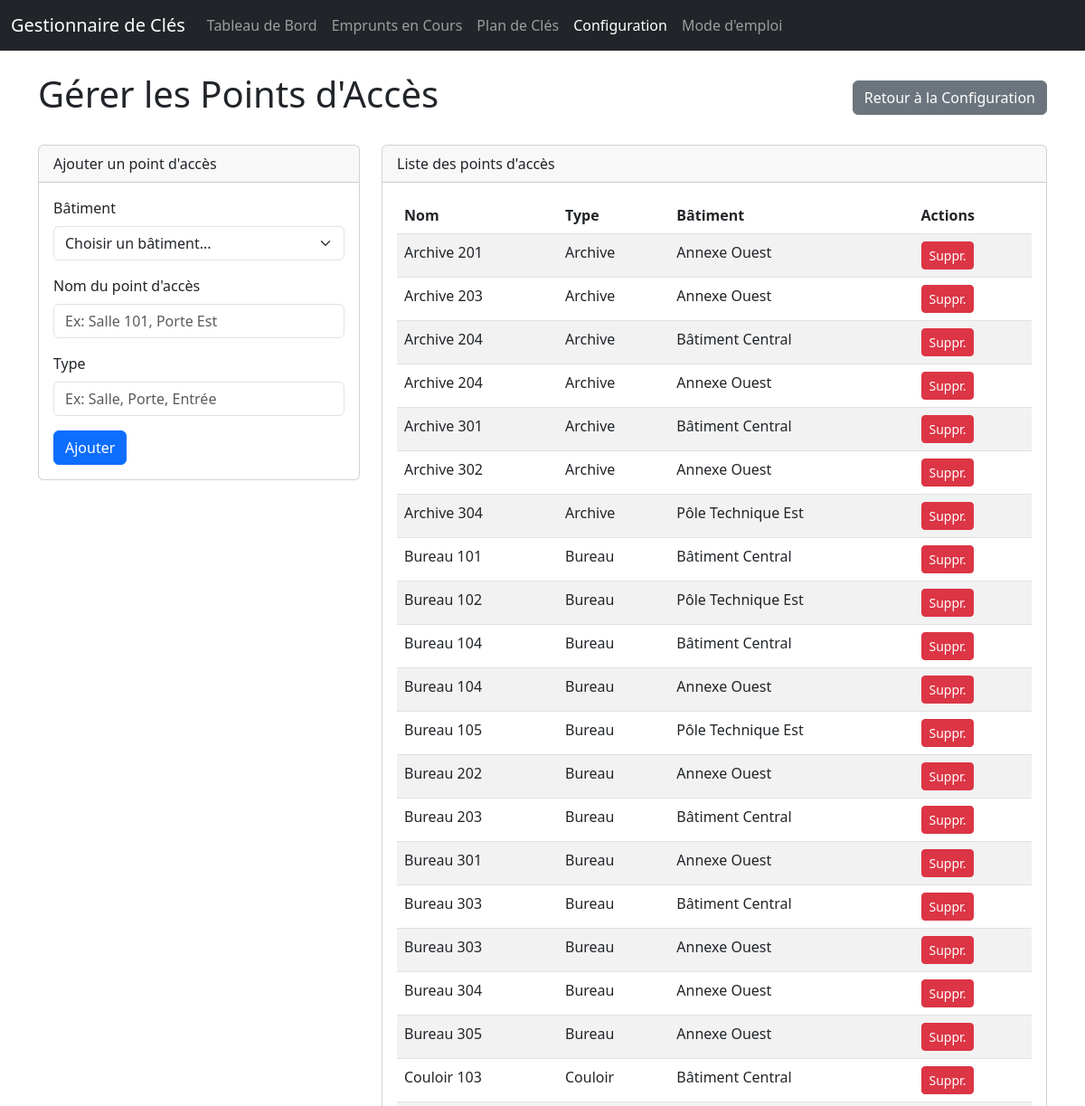
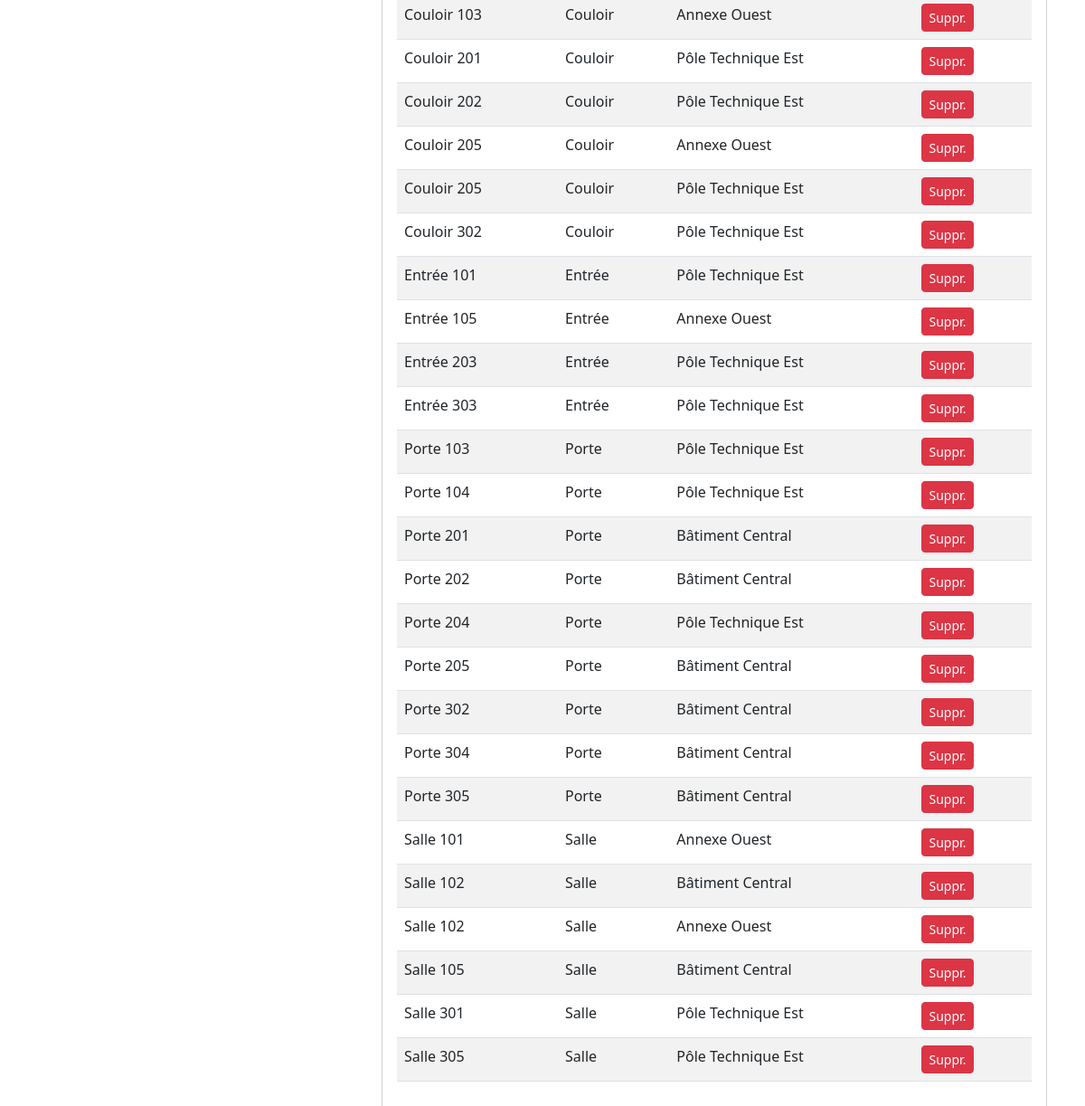
Screenshot of /config/locations with the database file from the repository (2 pictures, top to bottom).
### app/main.py (models this page shows)
class Room(Base):
    __tablename__ = "rooms"
    id = Column(Integer, primary_key=True, index=True)
    name = Column(String, index=True, nullable=False)
    type = Column(String) # New column
    keys = relationship("Key", secondary=key_room_association, back_populates="rooms")
    building_id = Column(Integer, ForeignKey("buildings.id"))
    building = relationship("Building", back_populates="rooms")

class Building(Base):
    __tablename__ = "buildings"
    id = Column(Integer, primary_key=True, index=True)
    name = Column(String, unique=True, index=True, nullable=False)
    rooms = relationship("Room", back_populates="building", cascade="all, delete-orphan")

### app/main.py (the view)
@app.get("/config/locations", response_class=HTMLResponse)
async def config_locations(request: Request, db: Session = Depends(get_db)):
    buildings = db.query(Building).options(joinedload(Building.rooms)).order_by(Building.name).all()
    rooms = db.query(Room).order_by(Room.name).all() # Fetch all rooms for the list
    return templates.TemplateResponse("locations.html", {
        "request": request,
        "buildings": buildings,
        "locations": rooms, # Pass rooms as locations to the template
        "page_title": "Gérer les Points d'Accès"
    })

### app/templates/locations.html (shortened to what this page needs)
<!DOCTYPE html>
<html lang="fr">
<head>
    <link href="https://cdn.jsdelivr.net/npm/bootstrap@5.3.0/dist/css/bootstrap.min.css" rel="stylesheet">
</head>
<body>
    {% include 'navbar.html' %}
    <main class="container" style="padding-top: 5rem;">
        <div class="d-flex justify-content-between align-items-center mb-4">
            <h1>{{ page_title }}</h1>
            <a href="/config" class="btn btn-secondary">Retour à la Configuration</a>
        </div>
        <div class="row">
            <div class="col-md-4">
                <div class="card">
                    <div class="card-header">
                        Ajouter un point d'accès
                    </div>
                    <div class="card-body">
                        <form action="/config/locations/add" method="post">
                            <div class="mb-3">
                                <label for="building_id" class="form-label">Bâtiment</label>
                                <select class="form-select" id="building_id" name="building_id" required>
                                    <option value="" disabled selected>Choisir un bâtiment...</option>
                                </select>
                            </div>
                            <div class="mb-3">
                                <label for="location_name" class="form-label">Nom du point d'accès</label>
                                <input type="text" class="form-control" id="location_name" name="location_name" placeholder="Ex: Salle 101, Porte Est" required>
                            </div>
                            <div class="mb-3">
                                <label for="location_type" class="form-label">Type</label>
                                <input type="text" class="form-control" id="location_type" name="location_type" list="location_types" placeholder="Ex: Salle, Porte, Entrée" required>
                            </div>
                            <button type="submit" class="btn btn-primary">Ajouter</button>
                        </form>
                    </div>
                </div>
            </div>
            <div class="col-md-8">
                <div class="card">
                    <div class="card-header">
                        Liste des points d'accès
                    </div>
                    <div class="card-body">
                        <table class="table table-striped">
                            <thead>
                                <tr>
                                    <th>Nom</th>
                                    <th>Type</th>
                                    <th>Bâtiment</th>
                                    <th>Actions</th>
                                </tr>
                            </thead>
                            <tbody>
                                {% for location in locations %}
                                <tr>
                                    <td>{{ location.name }}</td>
                                    <td>{{ location.type }}</td>
                                    <td>{{ location.building.name }}</td>
                                    <td>
                                        <a href="/config/locations/delete/{{ location.id }}" class="btn btn-danger btn-sm" onclick="return confirm('Êtes-vous sûr de vouloir supprimer ce point d\'accès ?');">
                                            Suppr.
                                        </a>
                                    </td>
                                </tr>
                                {% endfor %}
                            </tbody>
                        </table>
                    </div>
                </div>
            </div>
        </div>
    </main>
</body>
</html>

### rows the page displays
Room: name "Archive 201", type "Archive", building.name "Annexe Ouest"
Room: name "Archive 203", type "Archive", building.name "Annexe Ouest"
Room: name "Archive 204", type "Archive", building.name "Bâtiment Central"
Room: name "Archive 204", type "Archive", building.name "Annexe Ouest"
Room: name "Archive 301", type "Archive", building.name "Bâtiment Central"
Room: name "Archive 302", type "Archive", building.name "Annexe Ouest"
Room: name "Archive 304", type "Archive", building.name "Pôle Technique Est"
Room: name "Bureau 101", type "Bureau", building.name "Bâtiment Central"
Room: name "Bureau 102", type "Bureau", building.name "Pôle Technique Est"
Room: name "Bureau 104", type "Bureau", building.name "Bâtiment Central"
Room: name "Bureau 104", type "Bureau", building.name "Annexe Ouest"
Room: name "Bureau 105", type "Bureau", building.name "Pôle Technique Est"
Room: name "Bureau 202", type "Bureau", building.name "Annexe Ouest"
Room: name "Bureau 203", type "Bureau", building.name "Bâtiment Central"
Room: name "Bureau 301", type "Bureau", building.name "Annexe Ouest"
Room: name "Bureau 303", type "Bureau", building.name "Bâtiment Central"
Room: name "Bureau 303", type "Bureau", building.name "Annexe Ouest"
Room: name "Bureau 304", type "Bureau", building.name "Annexe Ouest"
Room: name "Bureau 305", type "Bureau", building.name "Annexe Ouest"
Room: name "Couloir 103", type "Couloir", building.name "Bâtiment Central"
Room: name "Couloir 103", type "Couloir", building.name "Annexe Ouest"
Room: name "Couloir 201", type "Couloir", building.name "Pôle Technique Est"
Room: name "Couloir 202", type "Couloir", building.name "Pôle Technique Est"
Room: name "Couloir 205", type "Couloir", building.name "Annexe Ouest"
Room: name "Couloir 205", type "Couloir", building.name "Pôle Technique Est"
Room: name "Couloir 302", type "Couloir", building.name "Pôle Technique Est"
Room: name "Entrée 101", type "Entrée", building.name "Pôle Technique Est"
Room: name "Entrée 105", type "Entrée", building.name "Annexe Ouest"
Room: name "Entrée 203", type "Entrée", building.name "Pôle Technique Est"
Room: name "Entrée 303", type "Entrée", building.name "Pôle Technique Est"
Room: name "Porte 103", type "Porte", building.name "Pôle Technique Est"
Room: name "Porte 104", type "Porte", building.name "Pôle Technique Est"
Room: name "Porte 201", type "Porte", building.name "Bâtiment Central"
Room: name "Porte 202", type "Porte", building.name "Bâtiment Central"
Room: name "Porte 204", type "Porte", building.name "Pôle Technique Est"
Room: name "Porte 205", type "Porte", building.name "Bâtiment Central"
Room: name "Porte 302", type "Porte", building.name "Bâtiment Central"
Room: name "Porte 304", type "Porte", building.name "Bâtiment Central"
Room: name "Porte 305", type "Porte", building.name "Bâtiment Central"
Room: name "Salle 101", type "Salle", building.name "Annexe Ouest"
Room: name "Salle 102", type "Salle", building.name "Bâtiment Central"
Room: name "Salle 102", type "Salle", building.name "Annexe Ouest"
Room: name "Salle 105", type "Salle", building.name "Bâtiment Central"
Room: name "Salle 301", type "Salle", building.name "Pôle Technique Est"
Room: name "Salle 305", type "Salle", building.name "Pôle Technique Est"

### other values shown
{{ page_title }} "Gérer les Points d'Accès"
